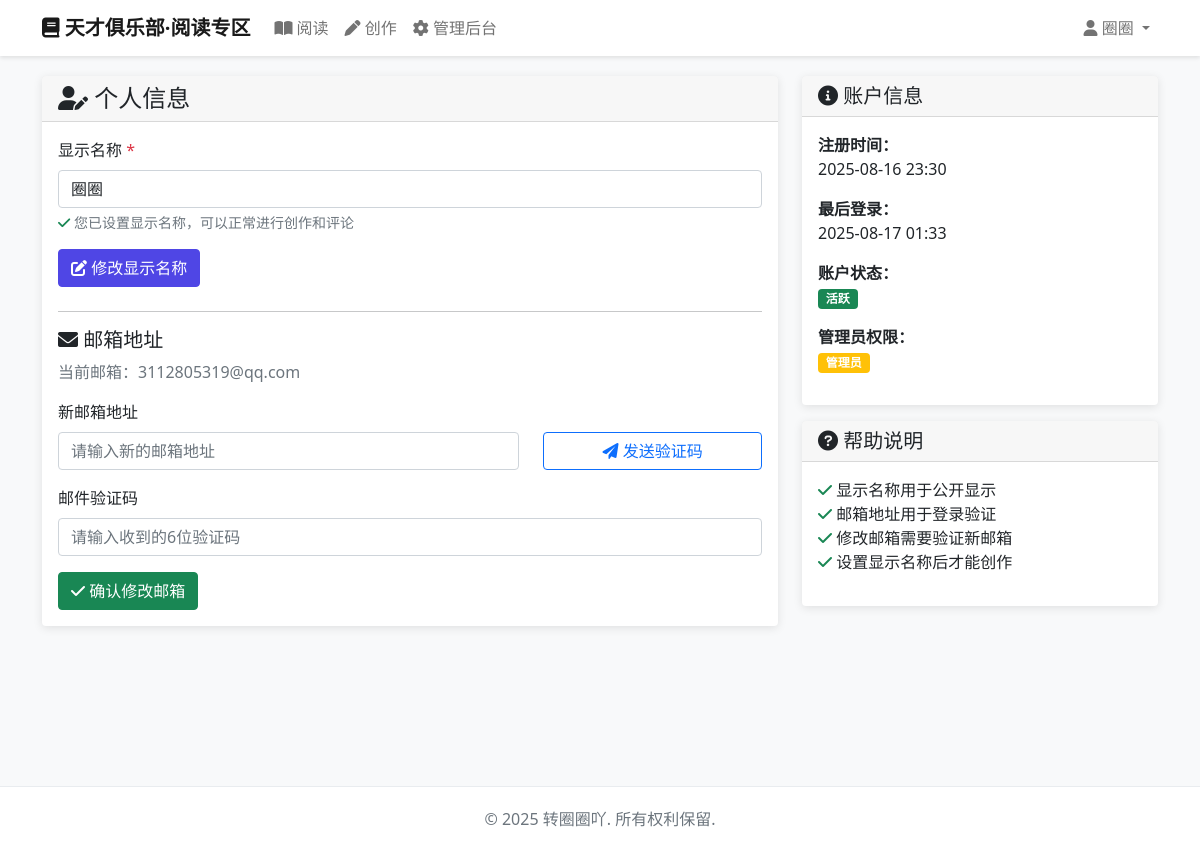
Screenshot of /accounts/profile/ (signed in) with the database file from the repository.
### accounts/models.py (models this page shows, shortened)
class User(AbstractBaseUser, PermissionsMixin):
    email = models.EmailField('邮箱', unique=True)
    display_name = models.CharField('显示名称', max_length=50, blank=True, null=True, unique=True)
    is_active = models.BooleanField('是否激活', default=True)
    is_staff = models.BooleanField('是否员工', default=False)
    is_admin = models.BooleanField('是否管理员', default=False)
    date_joined = models.DateTimeField('注册时间', default=timezone.now)
    last_login = models.DateTimeField('最后登录', blank=True, null=True)
    objects = UserManager()
    USERNAME_FIELD = 'email'
    REQUIRED_FIELDS = []
    class Meta:
        db_table = 'users'
        verbose_name = '用户'
        verbose_name_plural = '用户'

### accounts/views.py (the view, shortened to what this page needs)
# urls.py: path('profile/', views.ProfileView.as_view(), name='profile'),
class ProfileView(TemplateView):
    template_name = 'accounts/profile.html'
    def get(self, request, *args, **kwargs):
        if not request.user.is_authenticated:
            return redirect('accounts:login')
        return super().get(request, *args, **kwargs)

### templates/accounts/profile.html (shortened to what this page needs)
{% extends 'base.html' %}
{% block content %}
<div class="row">
    <div class="col-md-8">
        <div class="card">
            <div class="card-header">
                <h4 class="mb-0">
                    <i class="fas fa-user-edit"></i> 个人信息
                </h4>
            </div>
            <div class="card-body">
                <form method="post" class="mb-4" id="displayNameForm">
                    <div class="mb-3">
                        <label for="display_name" class="form-label">
                            显示名称 <span class="text-danger">*</span>
                        </label>
                        <input type="text" class="form-control" id="display_name" name="display_name"
                               value="{{ user.display_name|default:'' }}"
                               placeholder="请设置您的显示名称" maxlength="50" required>
                        <div id="display-name-feedback" class="form-text">
                            {% if user.display_name %}
                                <i class="fas fa-check text-success"></i>
                                您已设置显示名称，可以正常进行创作和评论
                            {% else %}
                                <i class="fas fa-info-circle"></i>
                                显示名称将在您的作品和评论中显示，设置后才能进行创作和评论
                            {% endif %}
                        </div>
                    </div>
                    <button type="submit" class="btn btn-primary" id="saveDisplayNameBtn">
                        {% if user.display_name %}
                            <i class="fas fa-edit"></i> 修改显示名称
                        {% else %}
                            <i class="fas fa-save"></i> 保存显示名称
                        {% endif %}
                    </button>
                </form>
                <hr>
                <h5><i class="fas fa-envelope"></i> 邮箱地址</h5>
                <p class="text-muted">当前邮箱：{{ user.email }}</p>
                <form method="post" id="emailForm">
                    <div class="row mb-3">
                        <div class="col-8">
                            <label for="new_email" class="form-label">新邮箱地址</label>
                            <input type="email" class="form-control" id="new_email" name="new_email"
                                   placeholder="请输入新的邮箱地址">
                        </div>
                        <div class="col-4">
                            <label class="form-label">&nbsp;</label>
                            <button type="button" class="btn btn-outline-primary w-100" id="sendEmailCode">
                                <i class="fas fa-paper-plane"></i> 发送验证码
                            </button>
                        </div>
                    </div>
                    <div class="mb-3">
                        <label for="verification_code" class="form-label">邮件验证码</label>
                        <input type="text" class="form-control" id="verification_code" name="verification_code"
                               placeholder="请输入收到的6位验证码" maxlength="6">
                    </div>
                    <button type="submit" class="btn btn-success">
                        <i class="fas fa-check"></i> 确认修改邮箱
                    </button>
                </form>
            </div>
        </div>
    </div>
    <div class="col-md-4">
        <div class="card">
            <div class="card-header">
                <h5 class="mb-0"><i class="fas fa-info-circle"></i> 账户信息</h5>
            </div>
            <div class="card-body">
                <p><strong>注册时间：</strong><br>{{ user.date_joined|date:"Y-m-d H:i" }}</p>
                <p><strong>最后登录：</strong><br>
                    {% if user.last_login %}
                        {{ user.last_login|date:"Y-m-d H:i" }}
                    {% else %}
                        未记录
                    {% endif %}
                </p>
                <p><strong>账户状态：</strong><br>
                    {% if user.is_active %}
                        <span class="badge bg-success">活跃</span>
                    {% else %}
                        <span class="badge bg-danger">已停用</span>
                    {% endif %}
                </p>
                {% if user.is_admin %}
                <p><strong>管理员权限：</strong><br>
                    <span class="badge bg-warning">管理员</span>
                </p>
                {% endif %}
            </div>
        </div>
        <div class="card mt-3">
            <div class="card-header">
                <h5 class="mb-0"><i class="fas fa-question-circle"></i> 帮助说明</h5>
            </div>
            <div class="card-body">
                <ul class="list-unstyled">
                    <li><i class="fas fa-check text-success"></i> 显示名称用于公开显示</li>
                    <li><i class="fas fa-check text-success"></i> 邮箱地址用于登录验证</li>
                    <li><i class="fas fa-check text-success"></i> 修改邮箱需要验证新邮箱</li>
                    <li><i class="fas fa-check text-success"></i> 设置显示名称后才能创作</li>
                </ul>
            </div>
        </div>
    </div>
</div>
{% endblock %}

### templates/base.html (shortened to what this page needs)
<!DOCTYPE html>
<html lang="zh-CN">
<head>
    <link href="https://cdn.jsdelivr.net/npm/bootstrap@5.1.3/dist/css/bootstrap.min.css" rel="stylesheet">
    <link href="https://cdnjs.cloudflare.com/ajax/libs/font-awesome/6.0.0/css/all.min.css" rel="stylesheet">
</head>
<body>
    <nav class="navbar navbar-expand-lg navbar-light bg-light">
        <div class="container">
            <a class="navbar-brand" href="{% url 'books:index' %}">
                <i class="fas fa-book"></i> 天才俱乐部·阅读专区
            </a>
            <div class="collapse navbar-collapse" id="navbarNav">
                <ul class="navbar-nav me-auto">
                    <li class="nav-item">
                        <a class="nav-link" href="{% url 'books:read' %}">
                            <i class="fas fa-book-open"></i> 阅读
                        </a>
                    </li>
                    <li class="nav-item">
                        <a class="nav-link" href="{% url 'books:create' %}">
                            <i class="fas fa-pen"></i> 创作
                        </a>
                    </li>
                    {% if user.is_admin %}
                    <li class="nav-item">
                        <a class="nav-link" href="{% url 'books:admin_panel' %}">
                            <i class="fas fa-cog"></i> 管理后台
                        </a>
                    </li>
                    {% endif %}
                </ul>
                <ul class="navbar-nav">
                    {% if user.is_authenticated %}
                    <li class="nav-item dropdown">
                        <a class="nav-link dropdown-toggle" href="#" id="navbarDropdown" role="button" data-bs-toggle="dropdown">
                            <i class="fas fa-user"></i>
                            {% if user.display_name %}
                                {{ user.display_name }}
                            {% else %}
                                {{ user.email }}
                            {% endif %}
                        </a>
                    </li>
                    {% else %}
                    <li class="nav-item">
                        <a class="nav-link" href="{% url 'accounts:login' %}">
                            <i class="fas fa-sign-in-alt"></i> 登录
                        </a>
                    </li>
                    {% endif %}
                </ul>
            </div>
        </div>
    </nav>
    <div class="content-wrapper">
        <div class="container">
            {% block content %}{% endblock %}
        </div>
    </div>
    <footer class="footer">
        <div class="container text-center">
            <p class="text-muted">&copy; 2025 转圈圈吖. 所有权利保留.</p>
        </div>
    </footer>
</body>
</html>

### templates/base.html (style rules this page uses)
body { background-color: #f8f9fa; }
.navbar-brand { font-weight: bold; }
.content-wrapper { min-height: calc(100vh - 120px); padding: 20px 0; }
.card { border: none; box-shadow: 0 2px 10px rgba(0,0,0,0.1); transition: transform 0.2s; }
.btn-primary { background-color: #4f46e5; border-color: #4f46e5; }
.navbar { background-color: #fff !important; box-shadow: 0 2px 4px rgba(0,0,0,0.1); }
.footer { background-color: #fff; padding: 20px 0; margin-top: 50px; border-top: 1px solid #e9ecef; }

### rows the page displays
User: display_name "圈圈", email "3112805319@qq.com", date_joined "2025-08-16 23:30", last_login "2025-08-17 01:33"
